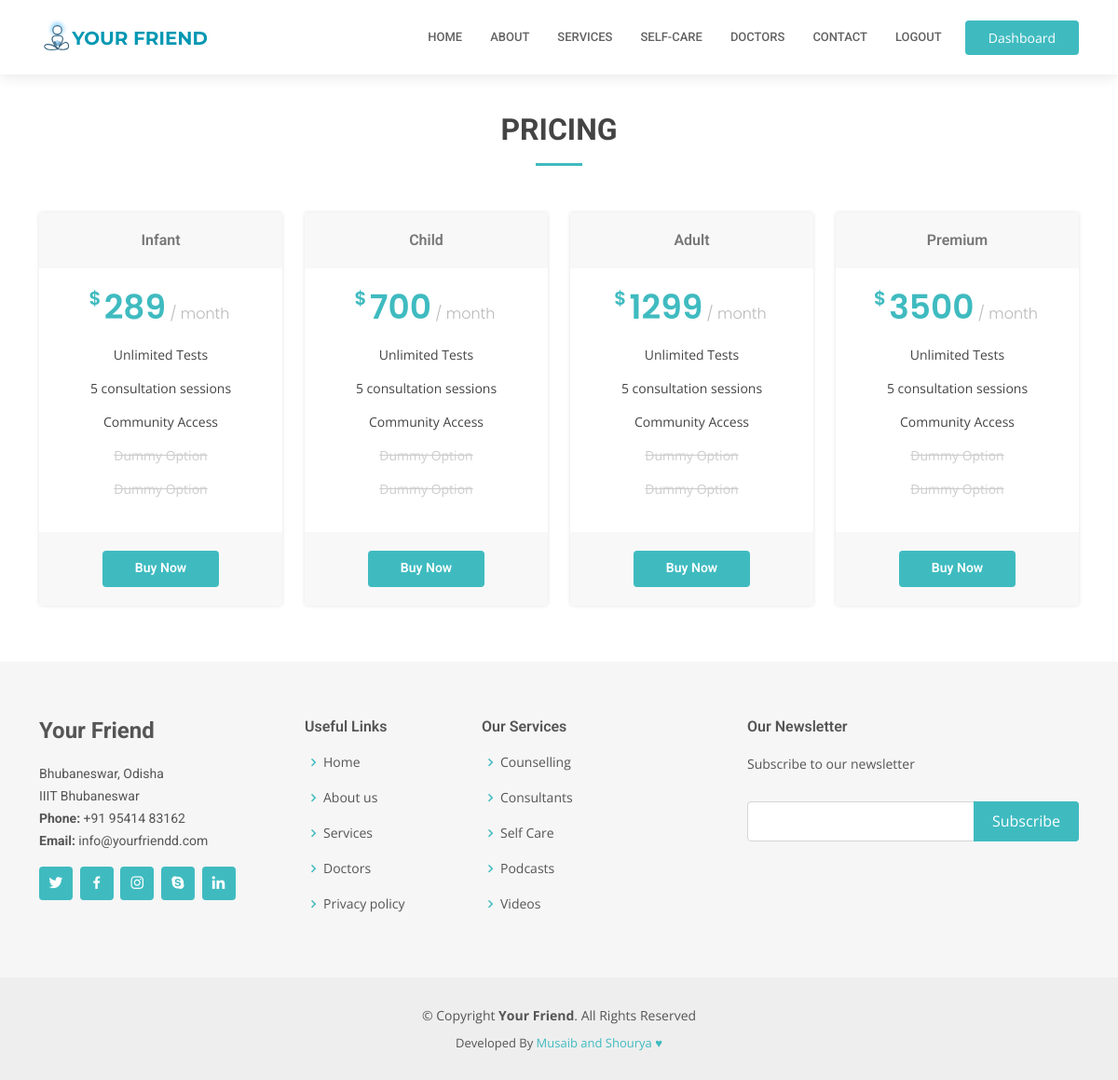
The app's page /auth/selectsubscription/ (signed in) with its own data.
### accounts/models.py (models this page shows, shortened)
class Subscription_Packs(models.Model):
    id = models.AutoField(primary_key=True)
    name = models.CharField(max_length = 200,unique=True)
    period = models.PositiveIntegerField()
    amount = models.PositiveIntegerField()
    benefits = models.TextField()
    photo = models.ImageField(upload_to = 'media', default = 'one.jpg')
    class Meta:
        verbose_name_plural = "Subscription Packs"

### accounts/views.py (the view)
# urls.py: path('selectsubscription/', views.selectsubscription, name= "selectsubscription"),
@login_required
def selectsubscription(request):
    subscription = Subscription_Packs.objects.all()
    context = {'subscription': subscription}
    return render(request, 'subscriptions.html', context)

### templates/subscriptions.html
{% extends 'base.html' %}
{% load static %}
{% block body %}
<section id="pricing" class="pricing">
  <div class="container" data-aos="fade-up">
    <div class="section-title">
      <h2>Pricing</h2>
    </div>
    <div class="row">
        {% for i in subscription %}
      <div class="col-lg-3 col-md-6">
        <div class="box" data-aos="fade-up" data-aos-delay="100">
          <h3>{{i.name}}</h3>
        <h4><sup>$</sup>{{i.amount}}<span> / month</span></h4>
          <ul>
            <li>Unlimited Tests</li>
            <li>5 consultation sessions</li>
            <li>Community Access</li>
            <li class="na">Dummy Option</li>
            <li class="na">Dummy Option</li>
          </ul>
          <div class="btn-wrap">
            <a href="/auth/selectsubscription/{{i.pk}}" class="btn-buy">Buy Now</a>
          </div>
        </div>
    </div>
    {% endfor %}
    </div>
  </div>
</section>
{% endblock %}

### static/css/style.css (style rules this page uses)
body { font-family: "Open Sans", sans-serif; color: #444444; }
a { color: #3fbbc0; text-decoration: none; }
h1, h2, h3, h4, h5, h6 { font-family: "Roboto", sans-serif; }
section { padding: 60px 0; overflow: hidden; }
.section-title { margin-top: 60px; text-align: center; padding-bottom: 30px; }
.section-title h2 { font-size: 32px; font-weight: bold; text-transform: uppercase; margin-bottom: 20px; padding-bottom: 20px; position: relative; }
.section-title h2::after { content: ""; position: absolute; display: block; width: 50px; height: 3px; background: #3fbbc0; bottom: 0; left: calc(50% - 25px); }
.pricing .box { padding: 20px; background: #fff; text-align: center; box-shadow: 0px 0px 4px rgba(0, 0, 0, 0.12); border-radius: 4px; position: relative; overflow: hidden; }
.pricing h3 { font-weight: 400; margin: -20px -20px 20px -20px; padding: 20px 15px; font-size: 16px; font-weight: 600; color: #777777; background: #f8f8f8; }
.pricing h4 { font-size: 36px; color: #3fbbc0; font-weight: 600; font-family: "Poppins", sans-serif; margin-bottom: 20px; }
.pricing h4 sup { font-size: 20px; top: -15px; left: -3px; }
.pricing h4 span { color: #bababa; font-size: 16px; font-weight: 300; }
.pricing ul { padding: 0; list-style: none; color: #444444; text-align: center; line-height: 20px; font-size: 14px; }
.pricing ul li { padding-bottom: 16px; }
.pricing ul .na { color: #ccc; text-decoration: line-through; }
.pricing .btn-wrap { margin: 20px -20px -20px -20px; padding: 20px 15px; background: #f8f8f8; text-align: center; }
.pricing .btn-buy { background: #3fbbc0; display: inline-block; padding: 8px 35px 10px 35px; border-radius: 4px; color: #fff; transition: none; font-size: 14px; font-weight: 400; font-family: "Roboto", sans-serif; font-weight: 600; transition: 0.3s; }

### records on screen
Subscription_Packs: name "Infant", amount "289"
Subscription_Packs: name "Child", amount "700"
Subscription_Packs: name "Adult", amount "1299"
Subscription_Packs: name "Premium", amount "3500"
